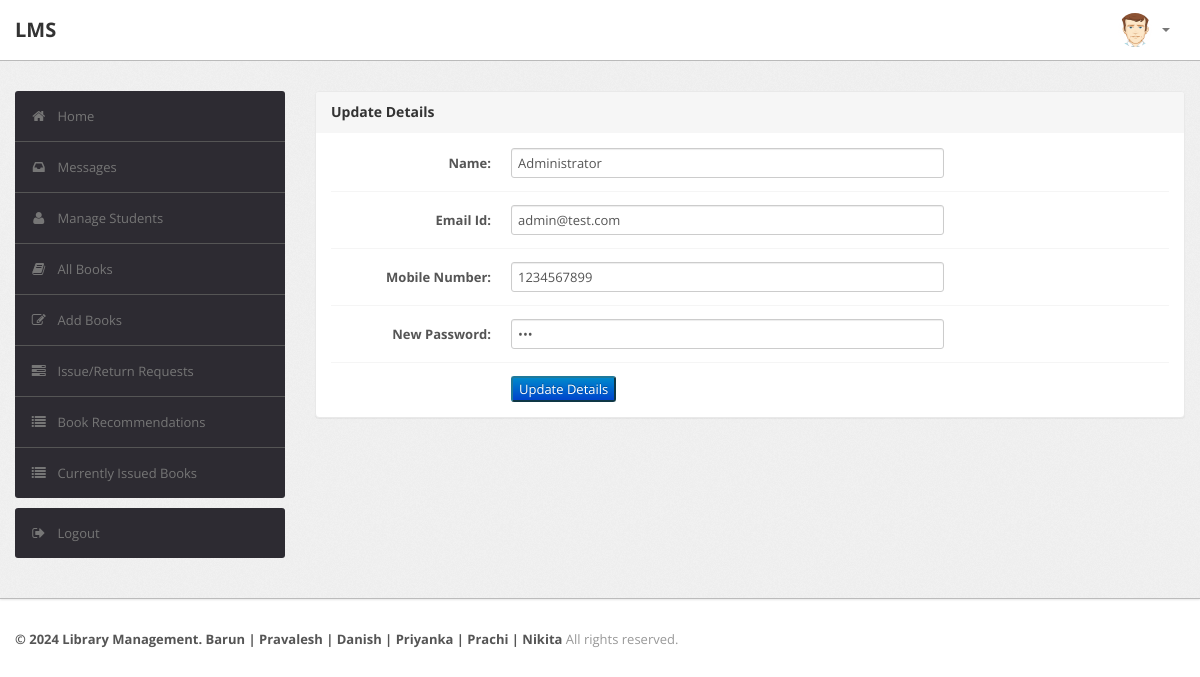
Screenshot of /librarian/profile.php (signed in) with the database file from the repository.
### tables this page shows
CREATE TABLE `user` (
  `RollNo` varchar(50) NOT NULL,
  `Name` varchar(50) DEFAULT NULL,
  `Type` varchar(50) DEFAULT NULL,
  `Category` varchar(50) DEFAULT NULL,
  `Department` varchar(255) NOT NULL,
  `EmailId` varchar(50) DEFAULT NULL,
  `MobNo` bigint(11) DEFAULT NULL,
  `Password` varchar(50) DEFAULT NULL
);

### librarian/profile.php (the view, shortened to what this page needs)
<?php
require('dbconn.php');
?>
<?php
if ($_SESSION['RollNo']) {
    ?>
<!DOCTYPE html>
<html lang="en">
    <head>
        <link type="text/css" href="bootstrap/css/bootstrap.min.css" rel="stylesheet">
        <link type="text/css" href="bootstrap/css/bootstrap-responsive.min.css" rel="stylesheet">
        <link type="text/css" href="css/theme.css" rel="stylesheet">
        <link type="text/css" href="images/icons/css/font-awesome.css" rel="stylesheet">
    </head>
    <body>
        <div class="navbar navbar-fixed-top">
            <div class="navbar-inner">
                <div class="container">
                        <a class="brand" href="index.php">LMS </a>
                    <div class="nav-collapse collapse navbar-inverse-collapse">
                        <ul class="nav pull-right">
                            <li class="nav-user dropdown"><a href="#" class="dropdown-toggle" data-toggle="dropdown">
                                <img src="images/user.png" class="nav-avatar" />
                                <b class="caret"></b></a>
                            </li>
                        </ul>
                    </div>
                </div>
            </div>
        </div>
        <div class="wrapper">
            <div class="container">
                <div class="row">
                    <div class="span3">
                        <div class="sidebar">
                            <ul class="widget widget-menu unstyled">
                                <li class="active"><a href="index.php"><i class="menu-icon icon-home"></i>Home
                                </a></li>
                                 <li><a href="message.php"><i class="menu-icon icon-inbox"></i>Messages</a>
                                </li>
                                <li><a href="student.php"><i class="menu-icon icon-user"></i>Manage Students </a>
                                </li>
                                <li><a href="book.php"><i class="menu-icon icon-book"></i>All Books </a></li>
                                <li><a href="addbook.php"><i class="menu-icon icon-edit"></i>Add Books </a></li>
                                <li><a href="requests.php"><i class="menu-icon icon-tasks"></i>Issue/Return Requests </a></li>
                                <li><a href="recommendations.php"><i class="menu-icon icon-list"></i>Book Recommendations </a></li>
                                <li><a href="current.php"><i class="menu-icon icon-list"></i>Currently Issued Books </a></li>
                            </ul>
                            <ul class="widget widget-menu unstyled">
                                <li><a href="logout.php"><i class="menu-icon icon-signout"></i>Logout </a></li>
                            </ul>
                        </div>
                    </div>
                    <div class="span9">
                        <div class="module">
                            <div class="module-head">
                                <h3>Update Details</h3>
                            </div>
                            <div class="module-body">
                                <?php
                                $rollno = $_SESSION['RollNo'];
                                $sql="select * from LMS.user where RollNo='$rollno'";
                                $result=$conn->query($sql);
                                $row=$result->fetch_assoc();
                                $name=$row['Name'];
                                $email=$row['EmailId'];
                                $mobno=$row['MobNo'];
                                $pswd=$row['Password'];
                                ?>
                                <form class="form-horizontal row-fluid" action="edit_admin_details.php?id=<?php echo $rollno ?>" method="post">
                                    <div class="control-group">
                                        <label class="control-label" for="Name"><b>Name:</b></label>
                                        <div class="controls">
                                            <input type="text" id="Name" name="Name" value= "<?php echo $name?>" class="span8" required>
                                        </div>
                                    </div>
                                    <div class="control-group">
                                        <label class="control-label" for="EmailId"><b>Email Id:</b></label>
                                        <div class="controls">
                                            <input type="text" id="EmailId" name="EmailId" value= "<?php echo $email?>" class="span8" required>
                                        </div>
                                    </div>
                                    <div class="control-group">
                                        <label class="control-label" for="MobNo"><b>Mobile Number:</b></label>
                                        <div class="controls">
                                            <input type="text" id="MobNo" name="MobNo" value= "<?php echo $mobno?>" class="span8" required>
                                        </div>
                                    </div>
                                    <div class="control-group">
                                        <label class="control-label" for="Password"><b>New Password:</b></label>
                                        <div class="controls">
                                            <input type="password" id="Password" name="Password"  value= "<?php echo $pswd?>" class="span8" required>
                                        </div>
                                    </div>
                                    <div class="control-group">
                                            <div class="controls">
                                                <button type="submit" name="submit"class="btn-primary"><center>Update Details</center></button>
                                            </div>
                                        </div>
                                </form>
                        </div>
                        </div>
                    </div>
                </div>
            </div>
        </div>
<div class="footer">
            <div class="container">
                <b class="copyright">&copy; 2024 Library Management. Barun | Pravalesh | Danish | Priyanka | Prachi | Nikita </b>All rights reserved.
            </div>
        </div>
    </body>
</html>
<?php }
else {
    echo "<script type='text/javascript'>alert('Access Denied!!!')</script>";
} ?>

### librarian/css/theme.css (style rules this page uses)
body { font-size: 13px; font-family: 'Open Sans', Arial, sans-serif; background: #fff; color: #777 }
h1, h2, h3, h4, h5, h6 { color: #333; margin-top: 0 }
h3 { font-size: 20px }
strong, b { color: #555 }
.wrapper { background: url(../images/bg.png) #eee; border-bottom: 1px solid #bbb; -webkit-box-shadow: 0 1px 2px rgba(0,0,0,0.1); -moz-box-shadow: 0 1px 2px rgba(0,0,0,0.1); box-shadow: 0 1px 2px rgba(0,0,0,0.1); padding: 30px 0 }
.footer { color: #999; padding: 30px 0 60px }
form { margin: 0 }
select, textarea, input[type="text"], input[type="password"], input[type="datetime"], input[type="datetime-local"], input[type="date"], input[type="month"], input[type="time"], input[type="week"], input[type="number"], input[type="email"], input[type="url"], input[type="search"], input[type="tel"], input[type="color"], .uneditable-input, label, input, button, select, textarea { -webkit-border-radius: 3px; -moz-border-radius: 3px; border-radius: 3px; font-size: 13px; font-family: 'Open Sans', Tahoma, Arial, sans-serif }
body [class^="icon-"], body [class*=" icon-"] { font-size: 14px; line-height: 20px; height: 20px }
.module { background: #fff; -webkit-border-radius: 3px; -moz-border-radius: 3px; border-radius: 3px; border: 1px solid #ccc; border-bottom-color: #bbb; -webkit-box-shadow: 0 0 1px rgba(0,0,0,0.2); -moz-box-shadow: 0 0 1px rgba(0,0,0,0.2); box-shadow: 0 0 1px rgba(0,0,0,0.2); margin-bottom: 30px }
.form-horizontal .control-group, .form-vertical .control-group { margin-bottom: 0 }
.form-horizontal .control-group+.control-group, .form-vertical .control-group+.control-group { margin-top: 13px; padding-top: 13px; border-top: 1px solid #f5f5f5 }
.navbar { position: static!important; margin: 0!important }
.navbar .navbar-inner { background: #fff; border-bottom: 1px solid #bbb; -webkit-box-shadow: 0 1px 2px rgba(0,0,0,0.15); -moz-box-shadow: 0 1px 2px rgba(0,0,0,0.15); box-shadow: 0 1px 2px rgba(0,0,0,0.15) }
.navbar .brand { color: #333; font-weight: bold; font-size: 20px; margin-right: 20px; padding: 20px }
.navbar .nav>li>a { padding: 20px 15px; font-weight: bold; color: #777 }
.nav-user>a { height: 20px }
.nav-avatar { width: 34px; height: 34px; margin: -7px 5px 0 0; -webkit-border-radius: 50%; -moz-border-radius: 50%; border-radius: 50% }
.btn-primary { color: #fff; background-color: #248aaf; border-color: #20799a }
.widget-menu { background: #fff; -webkit-border-radius: 3px; -moz-border-radius: 3px; border-radius: 3px; overflow: hidden }
.widget-menu a { color: #555; display: block; line-height: 20px; padding: 15px; text-decoration: none!important }
.widget-menu .menu-icon { margin-right: 10px; color: #767676; -webkit-transition: all .2s ease-in-out; -moz-transition: all .2s ease-in-out; transition: all .2s ease-in-out; }
.widget-menu>li+li { border-top: 1px solid #555 }
.widget-menu>li>a { background-color: #2d2b32; color: #767676; -webkit-transition: all .2s ease-in-out; -moz-transition: all .2s ease-in-out; transition: all .2s ease-in-out; }
.module { box-shadow: 0 0 3px rgba(0,0,0,.1); border-color: #e9e9e9; margin-bottom: 20px; background-color: #fff; border-radius: 4px; -webkit-box-shadow: 0 1px 1px rgba(0,0,0,.05); box-shadow: 0 1px 1px rgba(0,0,0,.05); }
.module-head { color: #767676; background-color: #f6f6f6; border-color: #e9e9e9; padding: 10px 15px; border-bottom: 1px solid transparent; border-top-right-radius: 3px; border-top-left-radius: 3px; }
.module-head h3 { font-size: 14px; line-height: 20px; height: 20px; margin: 0 }
.module-body { padding: 15px }

### rows the page displays
user: Name "Administrator", EmailId "admin@test.com", MobNo "1234567899"
